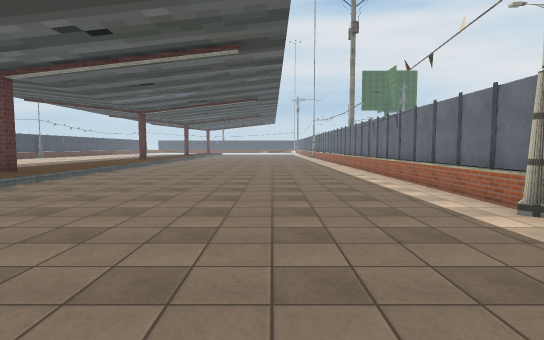
[1] (above)

21 first-person views from a walk through a scene from a Unity 3-D project. The camera is 1.5 m above the floor, tilts 4° down and sees 80° across. The floor is counted in squares, 2 m on a side. Each view is taken from the middle of a square. On the plan, view 1 faces up. The plan holds only what a view shows up to about 11 squares ahead; the rest is blank. The place goes on beyond the plan. Some surface patterns are stand-ins.

[2]
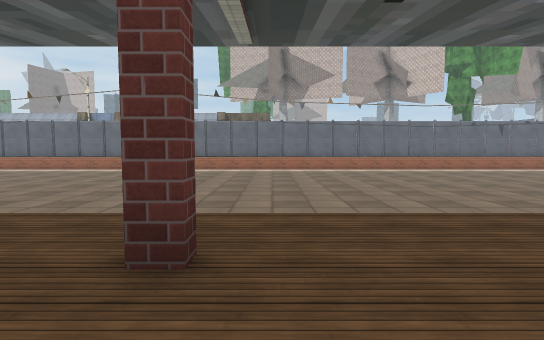

[3]
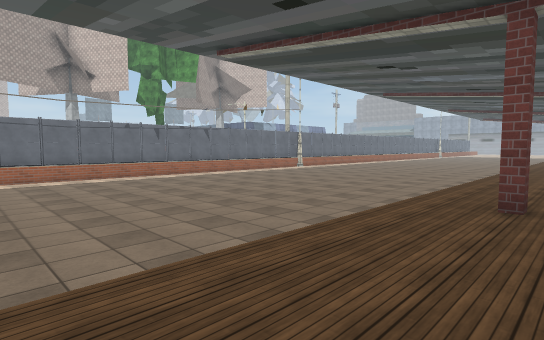

[4]
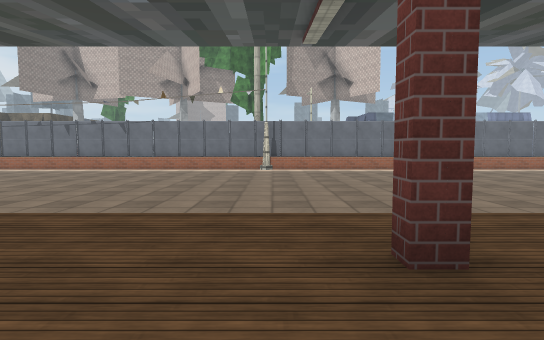

[5]
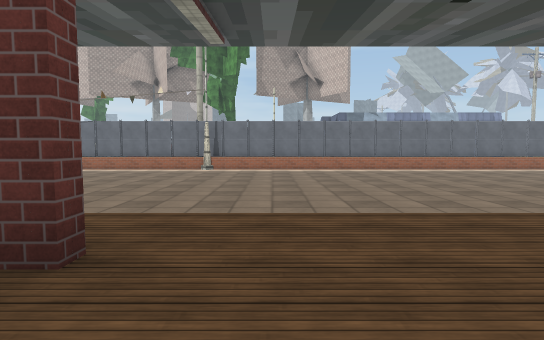

[6]
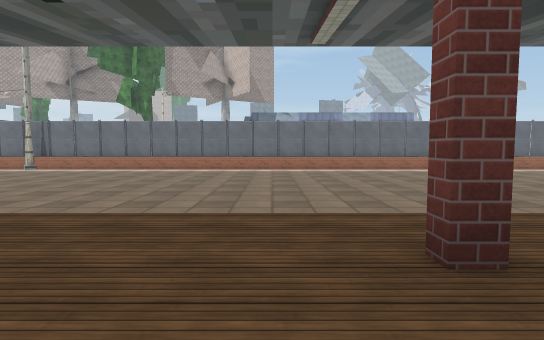

[7]
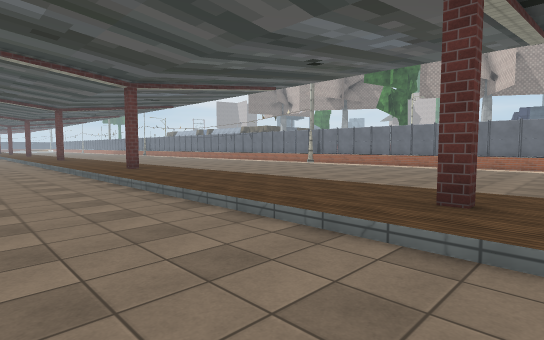

[8]
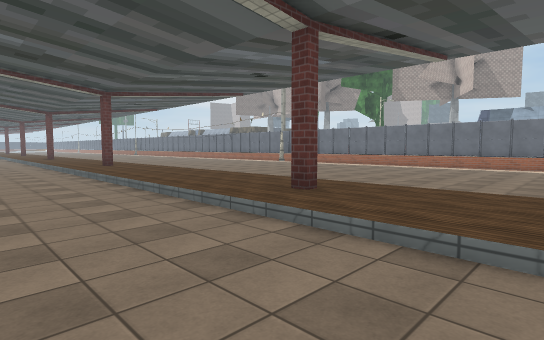

[9]
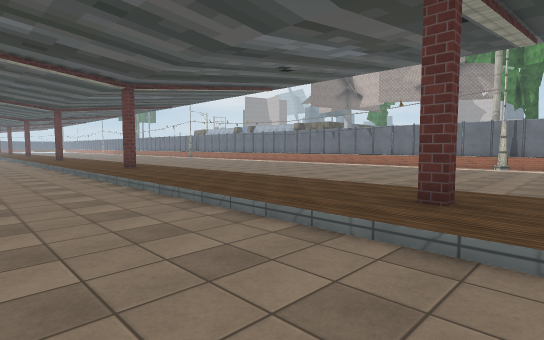

[10]
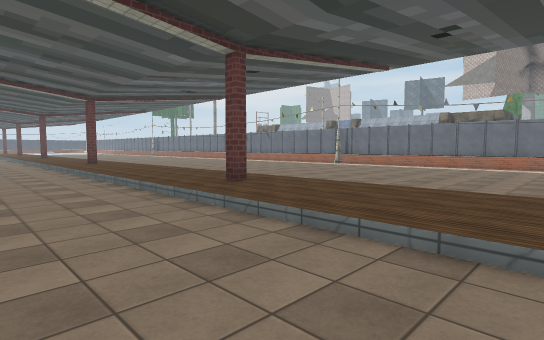

[11]
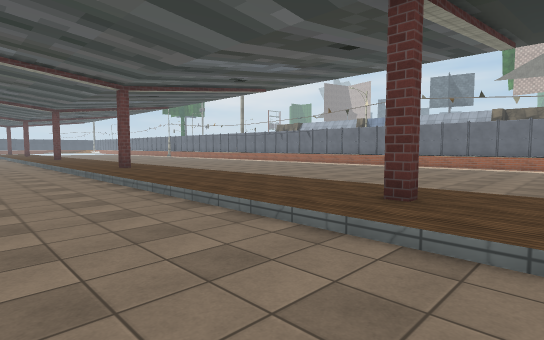

[12]
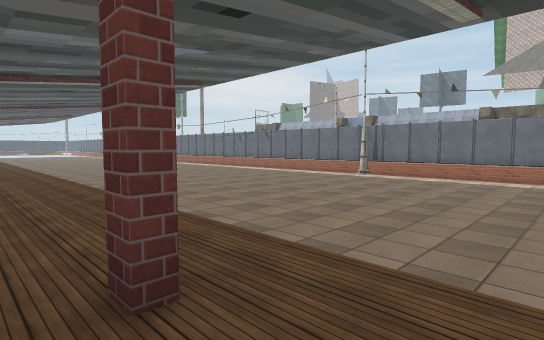

[13]
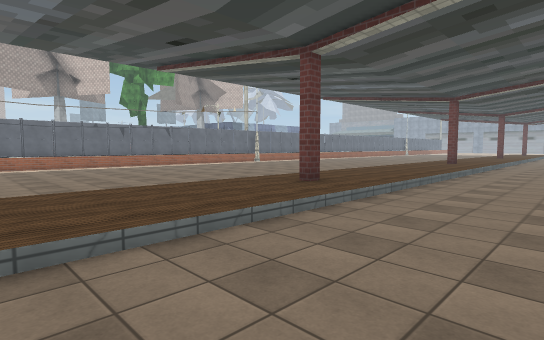

[14]
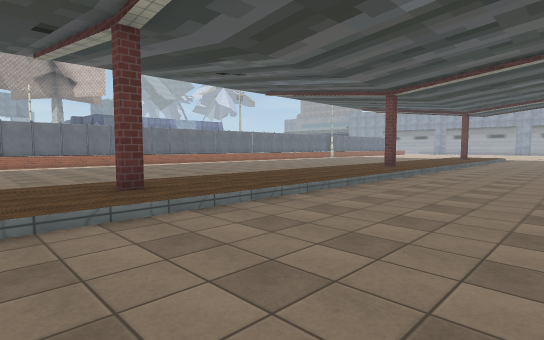

[15]
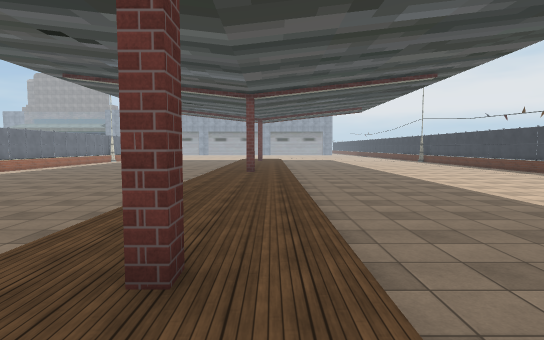

[16]
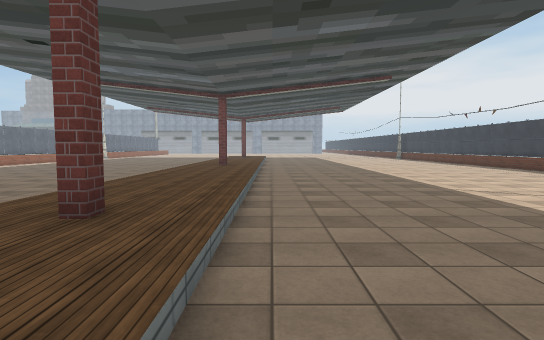

[17]
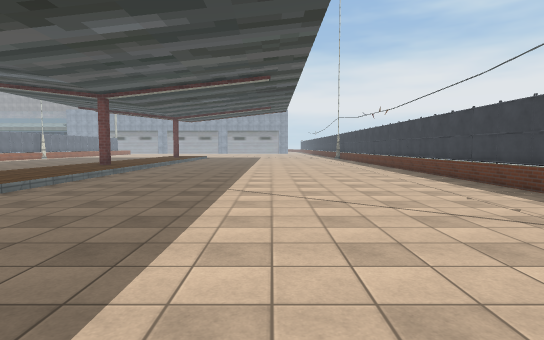

[18]
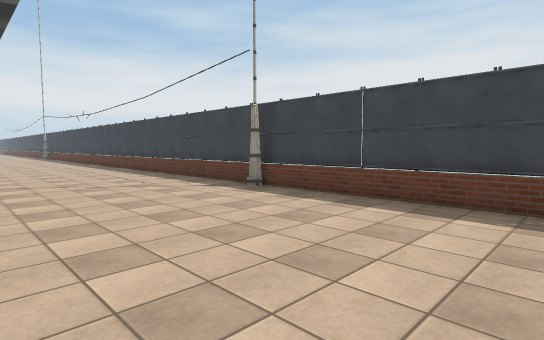

[19]
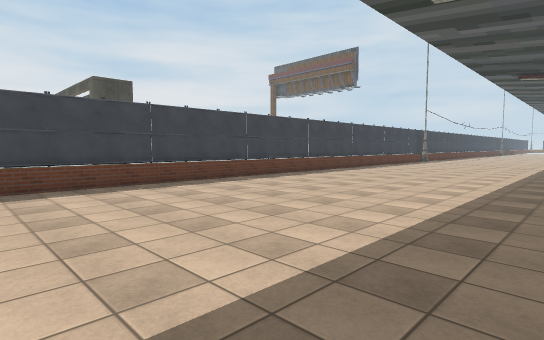

[20]
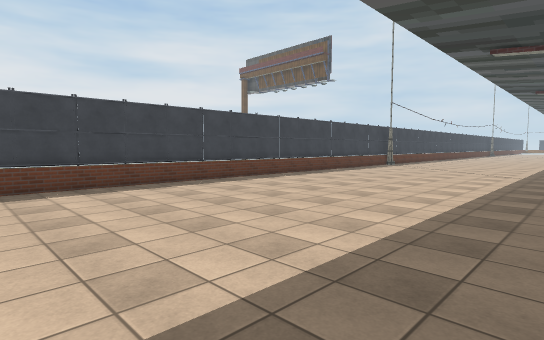

[21]
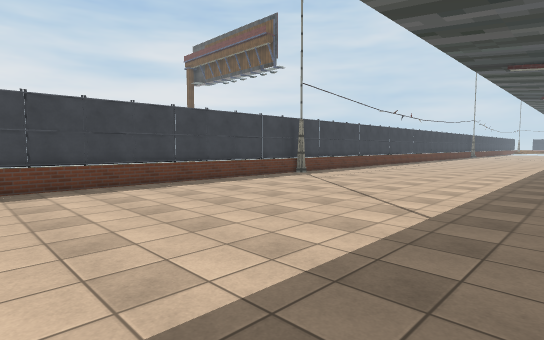

### Floor plan
Key: @ floor where view 1 was taken; # wall or solid block; . main floor; : floor 0.25 m higher than the main floor; / step, stairs or slope.
Columns run from 17 left of view 1 to 3 right of it. Each row starts with its distance up from view 1.
  8     ... ..://.......#
  7    .... ..::/.......#
  6   ..... ..::/.......#
  5 #...... ..::/.......#
  4 #.........::/.......#
  3 #.........::/.......#
  2 #.........::/.......#
  1 #.........::/.......#
  0 #.........:#/....@..#
 -1 #.........::/.......#
 -2 #.........::/.......#
 -3 #.........::/.......#
 -4 #.........::/.......#
 -5 #.........::/.......#
 -6 #.........::/.......#
 -7 #.........::/.......#
 -8 #.........::/.......#
 -9 #.........:#/.......#
-10 #.........::/.......#
-11 #.........::/.......#
-12 #.........::/.......#
-13 #.........::/.......#
-14 #.........::/.......#
-15 #.........::/.......#
-16 #.........::/.......#
-17 #.........:#/.......#
-18 #.........::/.......#
-19 #.........::/.......#
-20 #.........::/.......#
-21 #.........::/.......#
-22 #.........::/.......#
-23 #.........::/.......#
-24 #.........::/.......#
-25 #.........:#/.......#
-26  .........::/.......#
-27        ...::/.......#
-28        ...::/... ...#

Where each view was taken, in squares from view 1:
view 1: 0 up, 0 right, facing up
view 2: 1 down, 8 left, facing right
view 3: 4 down, 7 left, facing down-right
view 4: 16 down, 8 left, facing right
view 5: 18 down, 8 left, facing right
view 6: 24 down, 8 left, facing right
view 7: 26 down, 10 left, facing up-right
view 8: 28 down, 10 left, facing up-right
view 9: 18 down, 10 left, facing up-right
view 10: 5 down, 10 left, facing up-right
view 11: 2 down, 10 left, facing up-right
view 12: 2 down, 7 left, facing up-right
view 13: 4 down, 10 left, facing down-right
view 14: 15 down, 11 left, facing down-right
view 15: 15 down, 7 left, facing down
view 16: 14 down, 8 left, facing down
view 17: 14 down, 12 left, facing down
view 18: 11 down, 12 left, facing down-left
view 19: 14 down, 10 left, facing up-left
view 20: 10 down, 10 left, facing up-left
view 21: 4 down, 10 left, facing up-left
